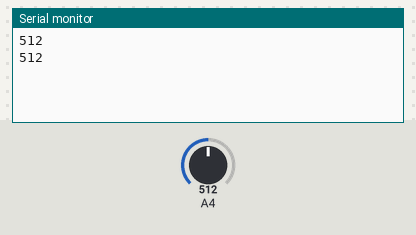
Simulated run of this sketch. Board: Arduino Mega 2560, built with avr-gcc and run on an emulated ATmega2560. Shown: the last lines printed to the serial monitor. Inputs (shaded band) come from the test bench; at power-on: A4 = 512.

Above: at 2.8 s.
2.9 s: A4 set to 398
At 4.8 s:
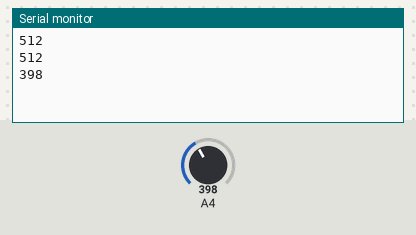
5.6 s: A4 set to 374
At 6.3 s:
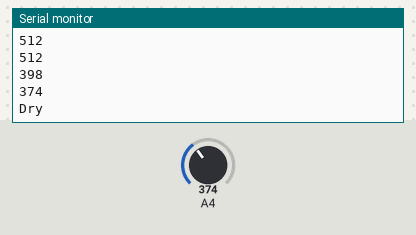
Timing chart, 0 to 8.6 s (numbered marks = the images above; inputs shaded):
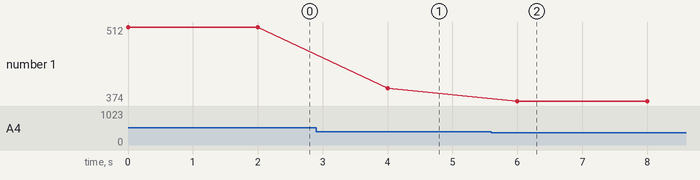

Measured:
- the behaviour switches between 384 and 383 on A4 (found by bisection; images 1 and 2)
- after the input at 2.9 s, the serial monitor: prints a new line after 1.1 s (image 1)
- after the input at 5.6 s, the serial monitor: prints a new line after 0.40 s (image 2)
- plotted number 1: 512 → 398 after the input at 2.9 s, 398 → 374 after the input at 5.6 s

The sketch:

sketch_soiltest.ino
```cpp
/*
void setup() {
  Serial.begin(9600); // open serial port, set the baud rate as 9600 bps

  int total = 0;
  float avg = 0.0;

  for (int i = 0; i < 2000; i++) {
    int val;
    val = analogRead(36); //connect sensor to Analog 0
    total += val;
    avg = total / (i+1);
  delay(100);
  Serial.println(val);
  Serial.print(avg); //print the value to serial port
  Serial.println();


  }

}
void loop() {
}
*/
/***************************************************
 This example reads Capacitive Soil Moisture Sensor.

 Created 2015-10-21
 By berinie Chen <bernie.chen@dfrobot.com>

 GNU Lesser General Public License.
 See <http://www.gnu.org/licenses/> for details.
 All above must be included in any redistribution
 ****************************************************/

/***********Notice and Trouble shooting***************
 1.Connection and Diagram can be found here: https://www.dfrobot.com/wiki/index.php?title=Capacitive_Soil_Moisture_Sensor_SKU:SEN0193
 2.This code is tested on Arduino Uno.
 3.Sensor is connect to Analog 0 port.
 ****************************************************/

const int AirValue = 384;//520;   //you need to replace this value with Value_1
const int WaterValue =2200;//260;  //you need to replace this value with Value_2
int intervals = (WaterValue-AirValue)/3;
int soilMoistureValue = 0;
void setup() {
  Serial.begin(115200); // open serial port, set the baud rate to 9600 bps
}
void loop() {
soilMoistureValue = analogRead(36);  //put Sensor insert into soil
Serial.println(soilMoistureValue);
if(soilMoistureValue > WaterValue && soilMoistureValue < (WaterValue + intervals))
{
  Serial.println("Very Wet");
}
else if(soilMoistureValue > (WaterValue + intervals) && soilMoistureValue < (AirValue - intervals))
{
  Serial.println("Wet");
}
else if(soilMoistureValue < AirValue && soilMoistureValue > (AirValue - intervals))
{
  Serial.println("Dry");
}
delay(2000);
}
```
